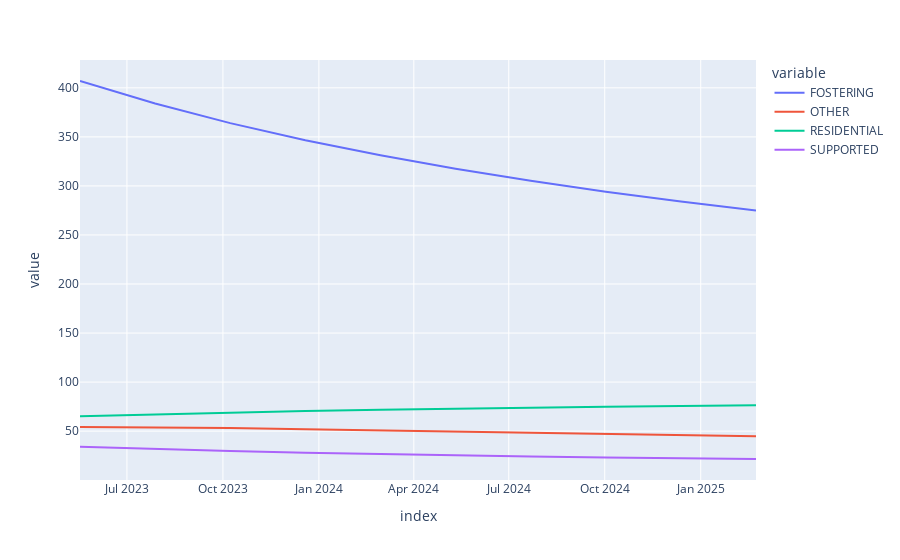

Notebook code cell kept with this figure:
### Markdown cell above
Now combined

### Code cell
predictor = ModelPredictor(population=stock, transition_rates=transition_rates, transition_numbers=daily_entrants)
forecast = predictor.predict(steps=10, step_days=72)
forecast.columns = pd.MultiIndex.from_tuples(forecast.columns)
forecast = forecast.fillna(0).groupby(level=1, axis=1).sum()

fig = forecast.plot()
fig.show()

### Figure 1 — Plotly figure (JSON) as saved in the notebook; plotly's stock layout.template omitted (floating-point values rounded to 4 significant figures)
{"data": [{"hovertemplate": "variable=FOSTERING<br>index=%{x}<br>value=%{y}<extra></extra>", "legendgroup": "FOSTERING", "line": {"color": "#636efa", "dash": "solid"}, "marker": {"symbol": "circle"}, "mode": "lines", "name": "FOSTERING", "orientation": "v", "showlegend": true, "type": "scatter", "x": ["2023-05-17", "2023-07-28", "2023-10-08", "2023-12-19", "2024-02-29", "2024-05-11", "2024-07-22", "2024-10-02", "2024-12-13", "2025-02-23"], "xaxis": "x", "y": [407.0, 383.9, 364.0, 346.6, 331.2, 317.5, 305.2, 294.2, 284.1, 275.0], "yaxis": "y"}, {"hovertemplate": "variable=OTHER<br>index=%{x}<br>value=%{y}<extra></extra>", "legendgroup": "OTHER", "line": {"color": "#EF553B", "dash": "solid"}, "marker": {"symbol": "circle"}, "mode": "lines", "name": "OTHER", "orientation": "v", "showlegend": true, "type": "scatter", "x": ["2023-05-17", "2023-07-28", "2023-10-08", "2023-12-19", "2024-02-29", "2024-05-11", "2024-07-22", "2024-10-02", "2024-12-13", "2025-02-23"], "xaxis": "x", "y": [54.3, 54.11, 53.23, 52.04, 50.75, 49.46, 48.21, 47.03, 45.91, 44.87], "yaxis": "y"}, {"hovertemplate": "variable=RESIDENTIAL<br>index=%{x}<br>value=%{y}<extra></extra>", "legendgroup": "RESIDENTIAL", "line": {"color": "#00cc96", "dash": "solid"}, "marker": {"symbol": "circle"}, "mode": "lines", "name": "RESIDENTIAL", "orientation": "v", "showlegend": true, "type": "scatter", "x": ["2023-05-17", "2023-07-28", "2023-10-08", "2023-12-19", "2024-02-29", "2024-05-11", "2024-07-22", "2024-10-02", "2024-12-13", "2025-02-23"], "xaxis": "x", "y": [65.24, 67.23, 68.98, 70.5, 71.82, 72.98, 73.99, 74.88, 75.66, 76.36], "yaxis": "y"}, {"hovertemplate": "variable=SUPPORTED<br>index=%{x}<br>value=%{y}<extra></extra>", "legendgroup": "SUPPORTED", "line": {"color": "#ab63fa", "dash": "solid"}, "marker": {"symbol": "circle"}, "mode": "lines", "name": "SUPPORTED", "orientation": "v", "showlegend": true, "type": "scatter", "x": ["2023-05-17", "2023-07-28", "2023-10-08", "2023-12-19", "2024-02-29", "2024-05-11", "2024-07-22", "2024-10-02", "2024-12-13", "2025-02-23"], "xaxis": "x", "y": [34.2, 31.81, 29.75, 27.99, 26.47, 25.17, 24.06, 23.11, 22.29, 21.59], "yaxis": "y"}], "layout": {"autosize": true, "legend": {"title": {"text": "variable"}, "tracegroupgap": 0}, "margin": {"t": 60}, "xaxis": {"anchor": "y", "autorange": true, "domain": [0, 1], "range": ["2023-05-17", "2025-02-23"], "title": {"text": "index"}, "type": "date"}, "yaxis": {"anchor": "x", "autorange": true, "domain": [0, 1], "range": [0.1803, 428.4], "title": {"text": "value"}, "type": "linear"}}}
